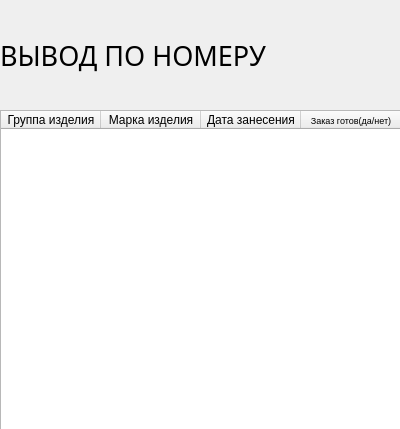
<?xml version="1.0" encoding="UTF-8"?>
<ui version="4.0">
 <class>thirdwindow</class>
 <widget class="QDialog" name="thirdwindow">
  <property name="geometry">
   <rect>
    <x>0</x>
    <y>0</y>
    <width>400</width>
    <height>429</height>
   </rect>
  </property>
  <property name="windowTitle">
   <string>Dialog</string>
  </property>
  <widget class="QTableWidget" name="tableWidget">
   <property name="geometry">
    <rect>
     <x>0</x>
     <y>110</y>
     <width>411</width>
     <height>321</height>
    </rect>
   </property>
   <column>
    <property name="text">
     <string>Группа изделия</string>
    </property>
   </column>
   <column>
    <property name="text">
     <string>Марка изделия</string>
    </property>
   </column>
   <column>
    <property name="text">
     <string>Дата занесения</string>
    </property>
   </column>
   <column>
    <property name="text">
     <string>Заказ готов(да/нет)</string>
    </property>
    <property name="font">
     <font>
      <pointsize>7</pointsize>
     </font>
    </property>
   </column>
  </widget>
  <widget class="QLabel" name="label">
   <property name="geometry">
    <rect>
     <x>0</x>
     <y>20</y>
     <width>861</width>
     <height>71</height>
    </rect>
   </property>
   <property name="font">
    <font>
     <family>Segoe Script</family>
     <pointsize>20</pointsize>
    </font>
   </property>
   <property name="toolTip">
    <string>&lt;html&gt;&lt;head/&gt;&lt;body&gt;&lt;p&gt;&lt;span style=&quot; font-size:14pt;&quot;&gt;Найти по фамилии&lt;/span&gt;&lt;/p&gt;&lt;/body&gt;&lt;/html&gt;</string>
   </property>
   <property name="whatsThis">
    <string>&lt;html&gt;&lt;head/&gt;&lt;body&gt;&lt;p&gt;&lt;span style=&quot; font-size:22pt;&quot;&gt;Найти по фамилии&lt;/span&gt;&lt;/p&gt;&lt;/body&gt;&lt;/html&gt;</string>
   </property>
   <property name="frameShape">
    <enum>QFrame::NoFrame</enum>
   </property>
   <property name="frameShadow">
    <enum>QFrame::Raised</enum>
   </property>
   <property name="text">
    <string>ВЫВОД ПО НОМЕРУ</string>
   </property>
   <property name="textFormat">
    <enum>Qt::RichText</enum>
   </property>
   <property name="scaledContents">
    <bool>false</bool>
   </property>
   <property name="wordWrap">
    <bool>false</bool>
   </property>
  </widget>
 </widget>
 <resources/>
 <connections/>
</ui>
